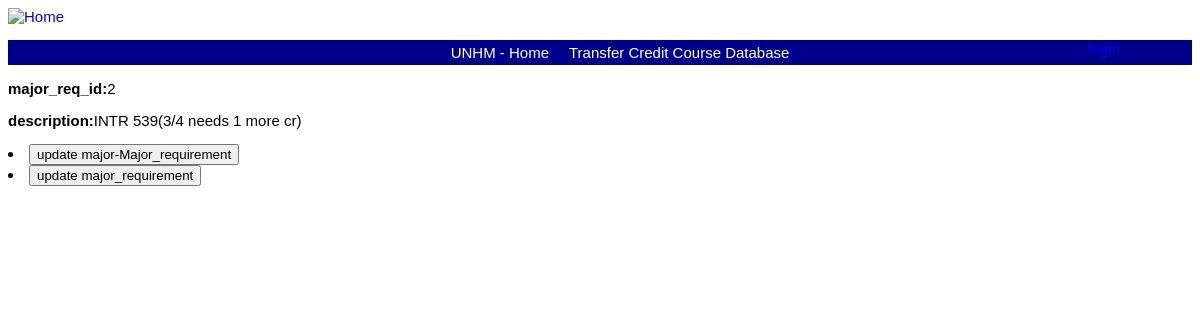
The app's page /transfer/major_requirement/2/ with its own data.
### transfer/models/model_major_requirement.py (models this page shows)
class Major_requirement(models.Model):
    major_req_id = models.AutoField(primary_key=True)
    description = models.CharField(max_length=200, blank=True, null=True)
    major_id = models.ForeignKey(Major, on_delete=models.CASCADE)

### transfer/views/major_requirement_views.py (the view)
# urls.py: path('major_requirement/<int:pk>/', Major_requirementDetailView.as_view(),
class Major_requirementDetailView(DetailView):
    model = Major_requirement
    template_name = 'major_requirement_html/major_requirement_detail.html'

### templates/major_requirement_html/major_requirement_detail.html
{% extends 'base.html' %}
{% block content %}
  <p><strong>major_req_id:</strong>{{ object.major_req_id }}</p>
  <p><strong>description:</strong>{{ object.description}}</p>
  <li><a href="{% url 'major_requirement_update' major_requirement.pk %}"><button type="submit">update major-Major_requirement</button></a></li>
  <li><a href="{% url 'major_requirement_delete' major_requirement.pk %}"><button type="submit">update major_requirement</button></a></li>
{% endblock content %}

### static/css/base.css (style rules this page uses)
body { font-family: 'Source Sans Pro', sans-serif; font-size:15px; }

### records on screen
Major_requirement: major_req_id "2", description "INTR 539(3/4 needs 1 more cr)"
